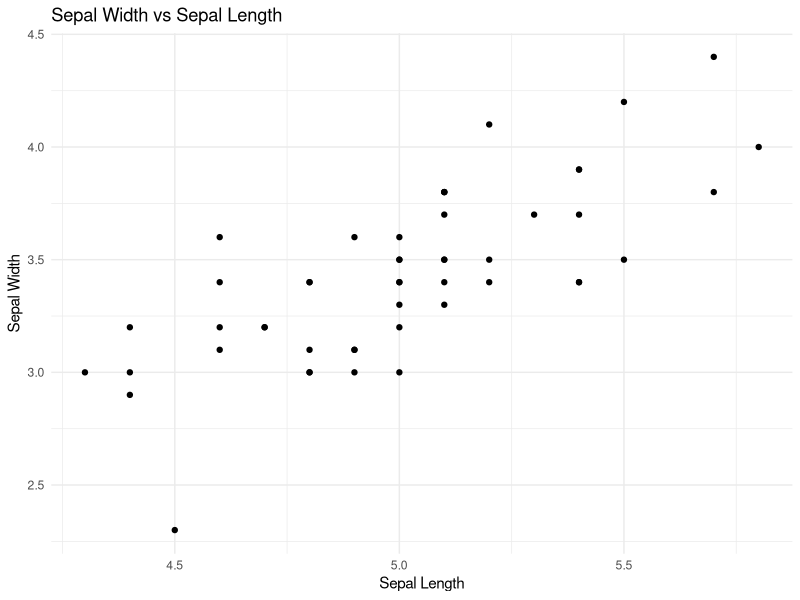

This figure's R source:
## ---- chunk 1
library(dplyr)
iris %>% filter(Species == "setosa")
## ---- chunk 2
library(ggplot2)
iris %>% filter(Species == "setosa") %>%
    ggplot(aes(x = Sepal.Length, y = Sepal.Width)) +
    geom_point() +
    labs(title = "Sepal Width vs Sepal Length",
         x = "Sepal Length", y = "Sepal Width") +
    theme_minimal()

